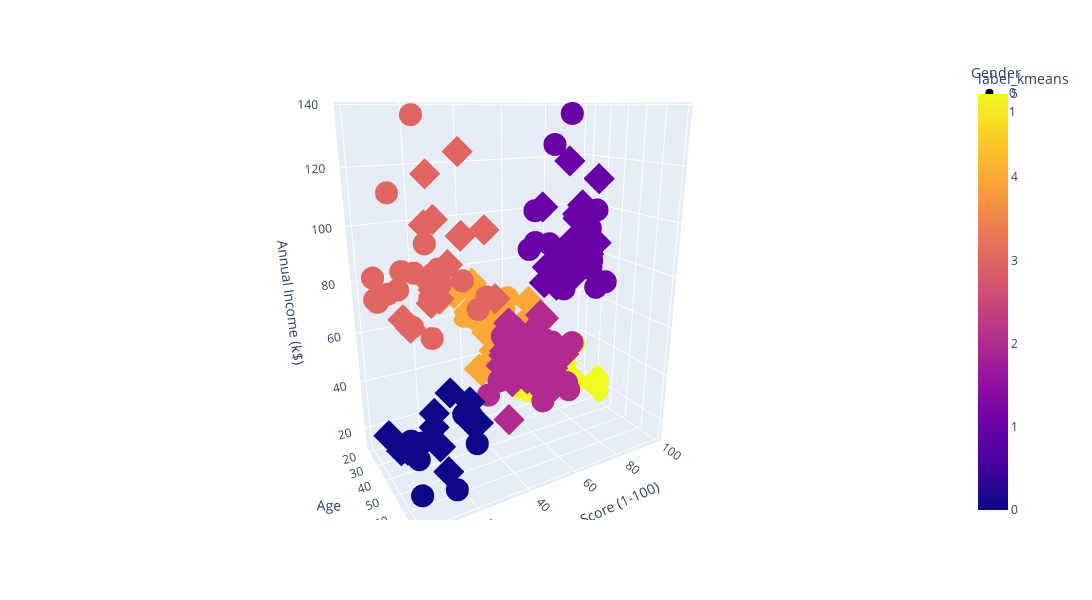

This figure's notebook cell:
### Code cell
kmeans = KMeans(n_clusters=6)
kmeans.fit(X)
labels = kmeans.labels_

df_kmeans = pd.DataFrame(data = X, columns = X.columns)
df_kmeans['label_kmeans'] = labels

fig = px.scatter_3d(df_kmeans, x='Age', y='Spending Score (1-100)', z='Annual Income (k$)',
              color='label_kmeans', symbol='Gender', width=1200, height=600)

fig.show()

### Figure 1 — Plotly figure (JSON) as saved in the notebook; plotly's stock layout.template omitted (floating-point values rounded to 4 significant figures)
{"data": [{"hovertemplate": "Gender=0<br>Age=%{x}<br>Spending Score (1-100)=%{y}<br>Annual Income (k$)=%{z}<br>label_kmeans=%{marker.color}<extra></extra>", "legendgroup": "0", "marker": {"color": [0, 5, 0, 0, 0, 5, 5, 0, 0, 5, 5, 5, 5, 0, 0, 5, 5, 2, 4, 2, 2, 2, 2, 2, 4, 2, 4, 4, 2, 2, 4, 4, 2, 4, 2, 2, 4, 2, 4, 2, 4, 2, 4, 2, 2, 2, 2, 2, 4, 4, 1, 3, 1, 3, 1, 3, 1, 3, 1, 3, 1, 3, 1, 3, 1, 3, 1, 3, 3, 3, 3, 3, 1, 3, 1, 3, 1, 3, 1, 3, 1, 3, 1, 1, 3, 1, 3, 1], "coloraxis": "coloraxis", "symbol": "circle"}, "mode": "markers", "name": "0", "scene": "scene", "showlegend": true, "type": "scatter3d", "x": [19, 21, 64, 67, 37, 22, 20, 52, 35, 25, 31, 29, 35, 60, 53, 18, 24, 48, 33, 59, 47, 69, 53, 70, 19, 63, 18, 19, 70, 59, 26, 40, 57, 38, 67, 48, 18, 48, 24, 48, 20, 67, 26, 49, 54, 68, 66, 65, 19, 27, 39, 43, 40, 59, 38, 47, 39, 20, 32, 19, 32, 25, 28, 48, 34, 43, 39, 37, 34, 19, 50, 42, 32, 40, 28, 36, 36, 58, 27, 59, 35, 46, 30, 28, 33, 32, 32, 30], "y": [39, 81, 3, 14, 13, 79, 66, 29, 35, 73, 73, 82, 61, 4, 4, 92, 92, 36, 60, 60, 41, 46, 46, 56, 55, 51, 59, 59, 55, 47, 54, 48, 51, 55, 41, 46, 41, 49, 52, 42, 49, 59, 55, 56, 46, 43, 48, 52, 46, 56, 91, 35, 95, 11, 75, 9, 75, 5, 73, 10, 93, 12, 97, 36, 90, 17, 88, 1, 1, 5, 26, 20, 63, 13, 75, 10, 92, 15, 69, 14, 90, 15, 97, 68, 8, 74, 18, 83], "z": [15, 15, 19, 19, 20, 20, 21, 23, 24, 24, 25, 28, 28, 30, 33, 33, 38, 39, 42, 43, 43, 44, 46, 46, 46, 48, 48, 48, 49, 54, 54, 54, 54, 54, 54, 54, 59, 60, 60, 61, 61, 62, 62, 62, 63, 63, 63, 63, 64, 67, 69, 71, 71, 71, 71, 71, 71, 73, 73, 74, 75, 77, 77, 77, 78, 78, 78, 78, 78, 81, 85, 86, 87, 87, 87, 87, 87, 88, 88, 93, 93, 98, 99, 101, 113, 126, 137, 137]}, {"hovertemplate": "Gender=1<br>Age=%{x}<br>Spending Score (1-100)=%{y}<br>Annual Income (k$)=%{z}<br>label_kmeans=%{marker.color}<extra></extra>", "legendgroup": "1", "marker": {"color": [0, 5, 0, 5, 0, 5, 5, 5, 0, 5, 0, 5, 0, 0, 0, 0, 5, 5, 0, 5, 0, 5, 0, 5, 2, 4, 0, 5, 2, 4, 4, 4, 2, 4, 2, 2, 4, 2, 2, 2, 2, 4, 2, 2, 2, 2, 4, 2, 2, 4, 2, 4, 4, 2, 2, 4, 4, 2, 4, 4, 2, 4, 2, 4, 4, 4, 4, 2, 2, 2, 2, 4, 4, 4, 1, 4, 1, 1, 3, 1, 3, 4, 1, 1, 3, 3, 1, 3, 1, 1, 1, 3, 1, 1, 1, 1, 3, 3, 1, 3, 1, 1, 3, 3, 3, 1, 3, 1, 1, 3, 1, 3], "coloraxis": "coloraxis", "symbol": "diamond"}, "mode": "markers", "name": "1", "scene": "scene", "showlegend": true, "type": "scatter3d", "x": [20, 23, 31, 22, 35, 23, 30, 35, 58, 24, 35, 35, 46, 54, 45, 40, 23, 21, 49, 21, 42, 30, 36, 20, 65, 31, 49, 24, 50, 27, 29, 31, 49, 31, 50, 51, 27, 67, 54, 43, 68, 32, 47, 60, 60, 45, 23, 49, 46, 21, 55, 22, 34, 50, 68, 40, 32, 47, 27, 23, 49, 21, 66, 19, 38, 18, 19, 63, 49, 51, 50, 38, 40, 23, 31, 25, 31, 29, 44, 35, 57, 28, 32, 32, 34, 44, 38, 47, 27, 30, 30, 56, 29, 31, 36, 33, 36, 52, 30, 37, 32, 29, 41, 54, 41, 36, 34, 32, 38, 47, 35, 45], "y": [6, 77, 40, 76, 6, 94, 72, 99, 15, 77, 35, 98, 5, 14, 32, 31, 87, 73, 14, 81, 17, 73, 26, 75, 35, 61, 28, 65, 55, 47, 42, 42, 52, 54, 45, 50, 51, 52, 59, 50, 48, 47, 42, 49, 56, 53, 52, 42, 44, 57, 58, 55, 60, 46, 55, 40, 42, 47, 50, 41, 48, 42, 50, 54, 42, 48, 50, 43, 59, 43, 57, 40, 58, 29, 77, 34, 71, 88, 7, 72, 5, 40, 87, 74, 22, 20, 76, 16, 89, 78, 73, 35, 83, 93, 75, 95, 27, 13, 86, 32, 86, 88, 39, 24, 17, 85, 23, 69, 91, 16, 79, 28], "z": [16, 16, 17, 17, 18, 18, 19, 19, 20, 20, 21, 23, 25, 28, 28, 29, 29, 30, 33, 33, 34, 34, 37, 37, 38, 39, 39, 39, 40, 40, 40, 40, 42, 43, 43, 44, 46, 47, 47, 48, 48, 48, 49, 50, 50, 54, 54, 54, 54, 54, 57, 57, 58, 58, 59, 60, 60, 60, 60, 62, 62, 62, 63, 63, 64, 65, 65, 65, 65, 67, 67, 67, 69, 70, 70, 72, 72, 73, 73, 74, 75, 76, 76, 77, 78, 78, 78, 78, 78, 78, 78, 79, 79, 81, 85, 86, 87, 88, 88, 97, 97, 98, 99, 101, 103, 103, 103, 103, 113, 120, 120, 126]}], "layout": {"coloraxis": {"colorbar": {"title": {"text": "label_kmeans"}}, "colorscale": [[0, "#0d0887"], [0.1111, "#46039f"], [0.2222, "#7201a8"], [0.3333, "#9c179e"], [0.4444, "#bd3786"], [0.5556, "#d8576b"], [0.6667, "#ed7953"], [0.7778, "#fb9f3a"], [0.8889, "#fdca26"], [1, "#f0f921"]]}, "height": 600, "legend": {"title": {"text": "Gender"}, "tracegroupgap": 0}, "margin": {"t": 60}, "scene": {"aspectmode": "auto", "aspectratio": {"x": 0.6093, "y": 1.148, "z": 1.429}, "camera": {"center": {"x": 0, "y": 0, "z": 0}, "eye": {"x": 1.824, "y": -1.072, "z": 0.6988}, "projection": {"type": "perspective"}, "up": {"x": 0.03651, "y": 0.01309, "z": 0.9992}}, "domain": {"x": [0, 1], "y": [0, 1]}, "xaxis": {"title": {"text": "Age"}, "type": "linear"}, "yaxis": {"title": {"text": "Spending Score (1-100)"}, "type": "linear"}, "zaxis": {"title": {"text": "Annual Income (k$)"}, "type": "linear"}}, "width": 1200}}
